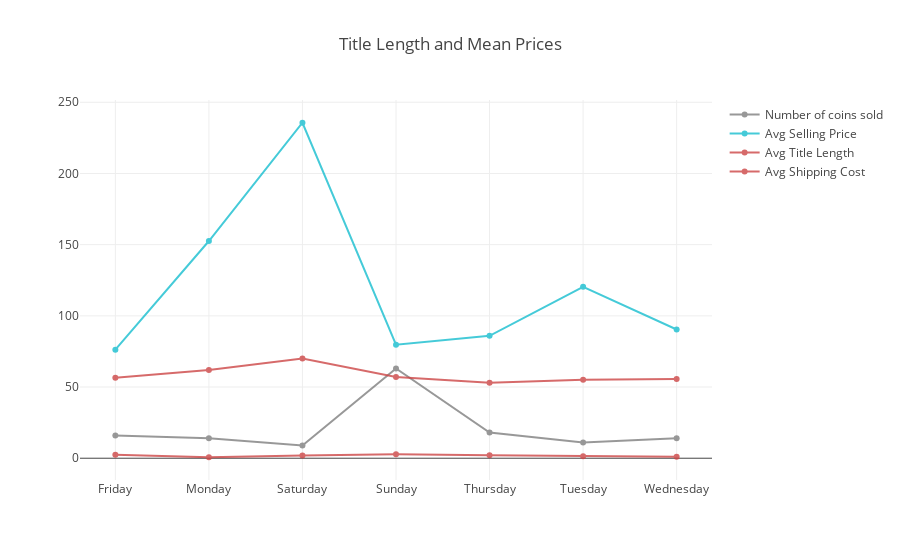

The code cell stored with this chart in its notebook:
### Code cell
# Days of week by means
days_df = df.groupby(['Sale_Day'], as_index=False).mean()

# Visualize Weely Patterns
trace2 = go.Scatter(
    x=days_df.Sale_Day,
    y=days_df['Price_+_Shipping'],
    line = dict(color='#17BECF'),
    name= 'Avg Selling Price',
    opacity = .8)

trace1 = go.Scatter(
    x=days_df1.Sale_Day,
    y=days_df1.Coin_Date,
    line= dict(color= '#7F7F7F'),
    name= 'Number of coins sold',
    opacity = .8)

trace3 = go.Scatter(
    x=days_df.Sale_Day,
    y=days_df['Title_Length'],
    line = dict(color='#cc4545'),
    name= 'Avg Title Length',
    opacity = .8)

trace4 = go.Scatter(
    x=days_df.Sale_Day,
    y=days_df['Shipping'],
    line = dict(color='#cc4545'),
    name= 'Avg Shipping Cost',
    opacity = .8)

data= [trace1, trace2, trace3, trace4]

layout = dict(
        title = 'Title Length and Mean Prices')

fig= dict(data=data, layout=layout)
iplot(fig, filename = 'eBay Data by Day')

### Figure 1 — Plotly figure (JSON) as saved in the notebook; plotly's stock layout.template omitted (floating-point values rounded to 4 significant figures)
{"data": [{"line": {"color": "#7F7F7F"}, "name": "Number of coins sold", "opacity": 0.8, "type": "scatter", "uid": "82b6adff-f8a9-4163-9b9b-0dedd75ae856", "x": ["Friday", "Monday", "Saturday", "Sunday", "Thursday", "Tuesday", "Wednesday"], "y": [16, 14, 9, 63, 18, 11, 14]}, {"line": {"color": "#17BECF"}, "name": "Avg Selling Price", "opacity": 0.8, "type": "scatter", "uid": "73519c51-14ad-4bf2-a772-b3fb336ca900", "x": ["Friday", "Monday", "Saturday", "Sunday", "Thursday", "Tuesday", "Wednesday"], "y": [76.23, 152.6, 235.6, 79.74, 85.94, 120.4, 90.39]}, {"line": {"color": "#cc4545"}, "name": "Avg Title Length", "opacity": 0.8, "type": "scatter", "uid": "86479f15-bcdf-42f2-9b5c-38fbc63714b3", "x": ["Friday", "Monday", "Saturday", "Sunday", "Thursday", "Tuesday", "Wednesday"], "y": [56.56, 61.93, 70, 57.06, 52.94, 55.18, 55.71]}, {"line": {"color": "#cc4545"}, "name": "Avg Shipping Cost", "opacity": 0.8, "type": "scatter", "uid": "ccb13a6f-5537-48ce-8cc5-b3440e965160", "x": ["Friday", "Monday", "Saturday", "Sunday", "Thursday", "Tuesday", "Wednesday"], "y": [2.404, 0.6836, 1.993, 2.72, 2.037, 1.319, 1.12]}], "layout": {"title": {"text": "Title Length and Mean Prices"}}}
